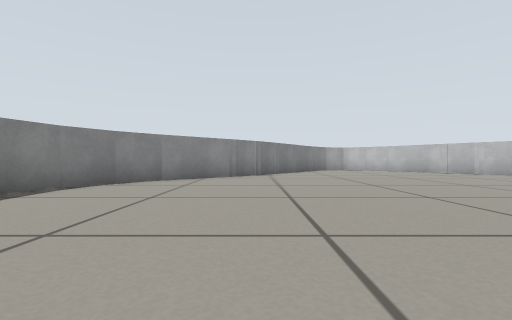
[1] (above)

16 first-person views from a walk through a robot-simulator world made for Gazebo. The camera is 0.27 m above the floor, looks level and sees 85° across. The floor is counted in squares, 0.5 m on a side. Each view is taken from the middle of a square. On the plan, view 1 faces up. The plan holds only what a view shows up to about 9 squares ahead; the rest is blank. The place goes on beyond the plan.

[2]
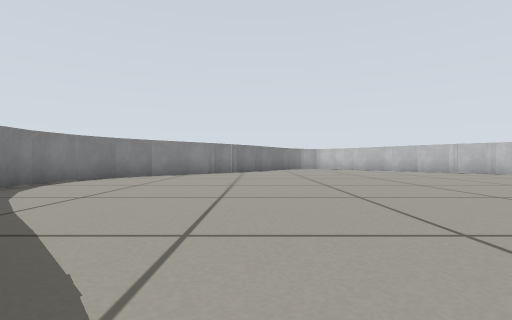

[3]
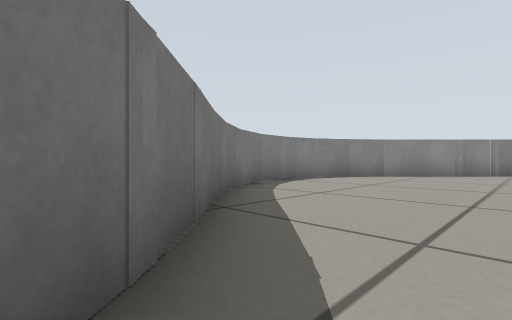

[4]
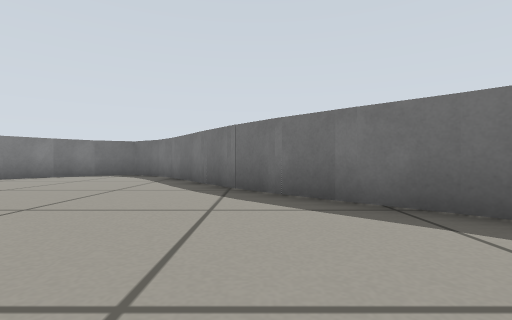

[5]
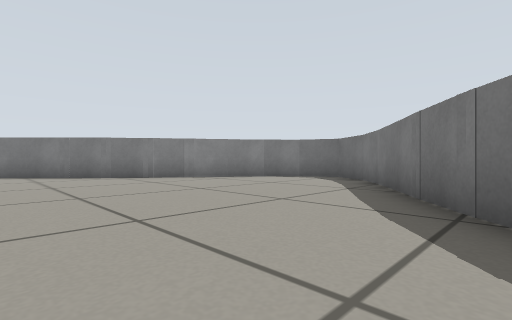

[6]
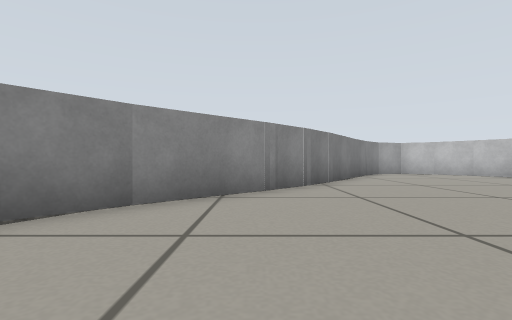

[7]
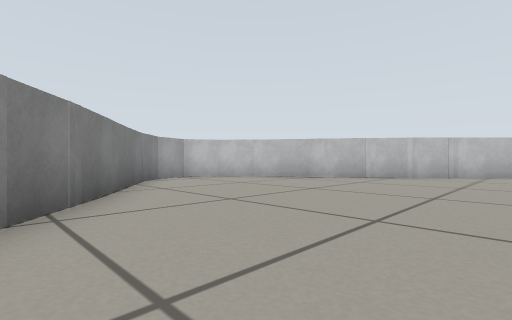

[8]
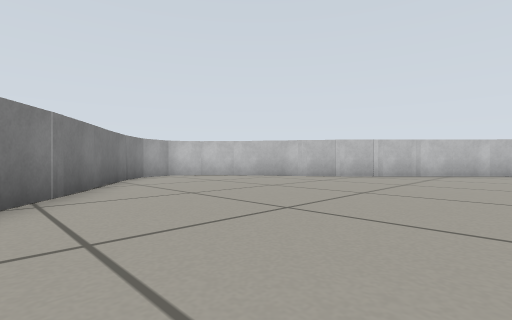

[9]
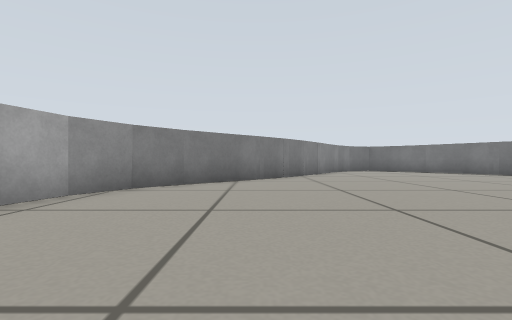

[10]
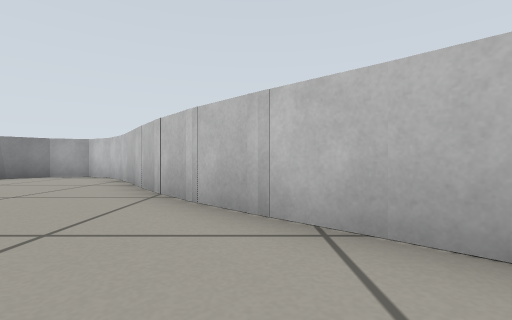

[11]
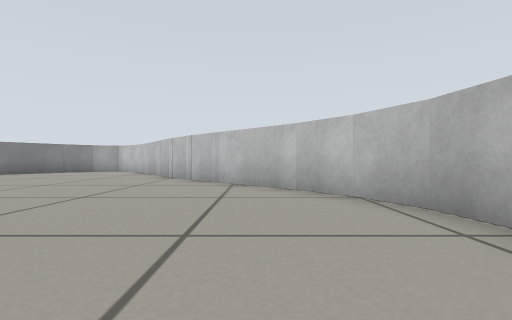

[12]
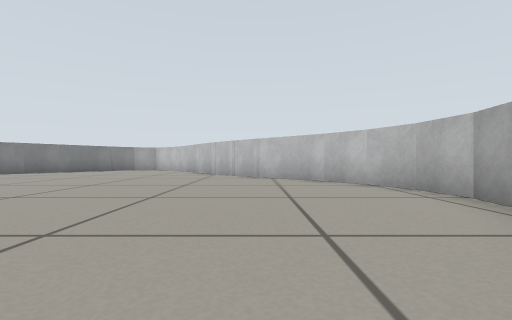

[13]
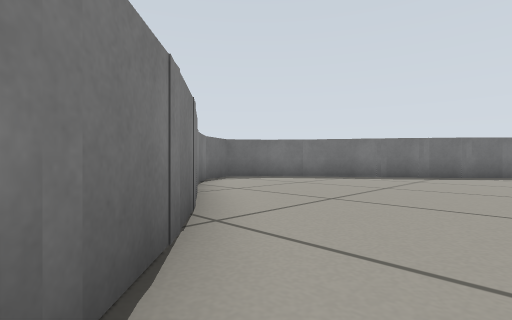

[14]
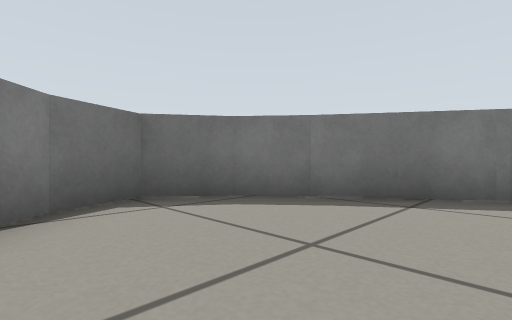

[15]
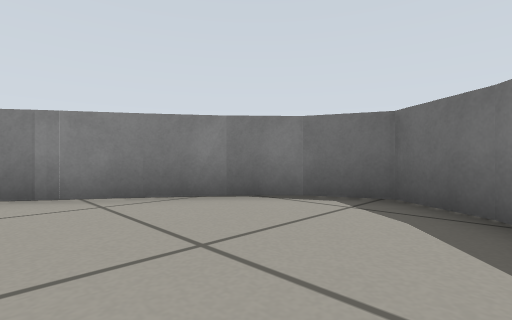

[16]
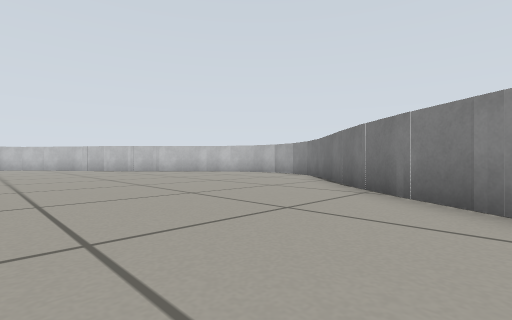

### Floor plan
Points are (right, up) in squares from view 1. A wall is a line through its corners. A room is listed if a view was taken in it or the views show most of it. See-through windows are left out.
Room 1 (views 1, 2, 3, 4, 5, 6, 7, 8, 9, 10, 11, 12, 13, 14, 15, 16)
walls: (-1.2, -0.4) (1.4, -3.4); (-0.6, 9.2) (-2.5, 7.2); (-2.1, 0.3) (-1, -0.7); (-2.6, 1.2) (-1.8, 0.4); (-2.5, 7.3) (-3.3, 6.4); (-3.2, 6.5) (-3.8, 5.4); (8.5, 10.3) (6.4, 13.4) (5.6, 14.4) (4.7, 14.9) (3.7, 14.6) (2.8, 13.7); (1.1, -3.2) (2.5, -5.4); (-3.6, 2) (-2.8, 1); (8.1, -2.8) (12.4, 1.8); (-3.8, 5.5) (-4, 4.3) (-3.9, 3); (-3.9, 3.1) (-3.5, 2.1); (11.8, 7) (8.2, 10.6); (12.3, 1.7) (12.9, 2.8); (12.8, 2.7) (13, 3.9) (12.9, 5.1); (2.4, 12.8) (-0.8, 8.7); (12.9, 5) (12.4, 6.1) (11.7, 7.1); (2.5, -5.3) (3.3, -6.3); (2.9, 13.8) (2.1, 12.8); (6.2, -5.7) (8.4, -2.5); (3.2, -6.2) (4.3, -7) (5.5, -6.5) (6.3, -5.6)

Positions as (right, up) in squares from view 1, and headings:
1: (0, 0), facing up
2: (1, -2), facing up
3: (1, -2), facing up-left
4: (0, 3), facing down
5: (0, 1), facing down-right
6: (-1, 4), facing up
7: (0, 7), facing up-right
8: (0, 6), facing up-right
9: (10, 7), facing down
10: (10, 6), facing up
11: (11, 2), facing up
12: (10, 0), facing up
13: (10, 0), facing down-left
14: (6, -3), facing down-left
15: (3, -3), facing down-right
16: (4, -4), facing up-right
